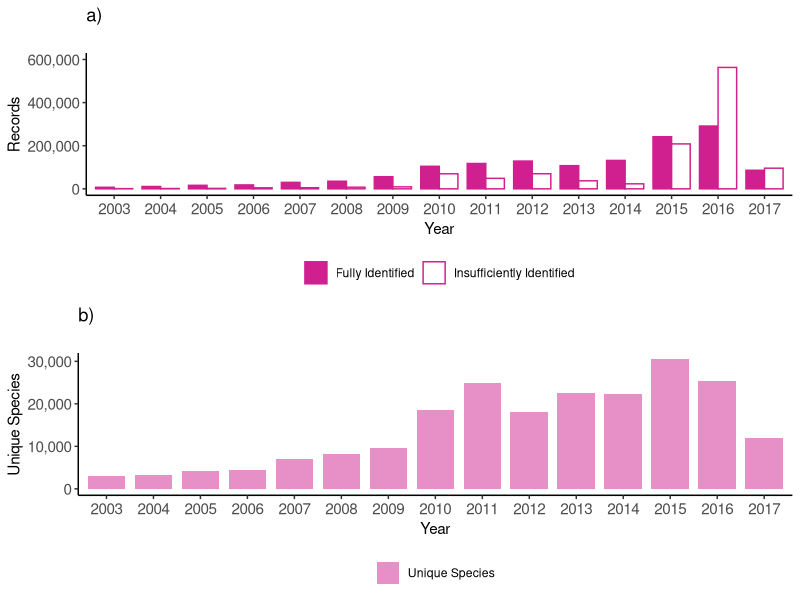

The R source for this figure:
library(reshape2)
library(ggplot2)
library(gridExtra)
library(scales)

# June 26, 2018 by Teresita M. Porter

# Read in file
df<-read.csv("F1.csv",header=TRUE)

# Remove 2004_2017 (last row) 
df2<-df[-nrow(df),]

# Deposited
df3<-df2[,1:3]

# Melt so two series can be plotted
df3.long <- melt(df3, id.vars="Year")

#Rename series here
df3.long$variable <- factor(df3.long$variable,
                            levels=c("FullyID", "InsuffID", "UniqueSpecies"),
                            labels=c("Fully Identified", "Insufficiently Identified", "Unique Species"))

# UniqueSpecies
df4<-df2[,c(1,4)]
# add variable so that a legend can be generated
df4$variable<-rep("Unique Species", nrow(df4))
                  
# get the value for violetred with alpha=0.5 --> #D0209080
lightvioletred <- adjustcolor("violetred", alpha.f = 0.5)

# create two bar plots
F1a<-ggplot(df3.long, aes(Year, fill=variable, color=variable)) +
  geom_bar(aes(weight=value), width=0.8, position='dodge') +
  ggtitle("a)\n") +
  theme_bw() +
  theme(panel.border = element_blank(),
        panel.grid.major = element_blank(), 
        panel.grid.minor = element_blank(),
        axis.line = element_line(colour = "black"),
        axis.title = element_text(size=11),
        axis.text = element_text(size=11),
        legend.position="bottom",
        legend.title=element_blank()) +
  xlab("Year") +
  ylab("Records") +
  scale_y_continuous(limits = c(0,600000), label=comma) +
  scale_color_manual(values = c("violetred","violetred")) +
  scale_fill_manual(values = c("violetred", "white"))

F1b<-ggplot(df4, aes(Year)) +
  ggtitle("b)\n") +
  theme_bw() +
  theme(panel.border = element_blank(),
        panel.grid.major = element_blank(), 
        panel.grid.minor = element_blank(),
        axis.line = element_line(colour = "black"),
        axis.title = element_text(size=11),
        axis.text = element_text(size=11),
        legend.position="bottom",
        legend.title=element_blank()) +
  geom_bar(aes(weight=UniqueSpecies, fill=variable), width=0.8) +
  scale_fill_manual(values=lightvioletred) +
  xlab("Year") +
  ylab("Unique Species") +
  scale_y_continuous(label=comma)

pdf("Fig1.pdf")
grid.arrange(F1a,F1b, nrow=2)
dev.off()
